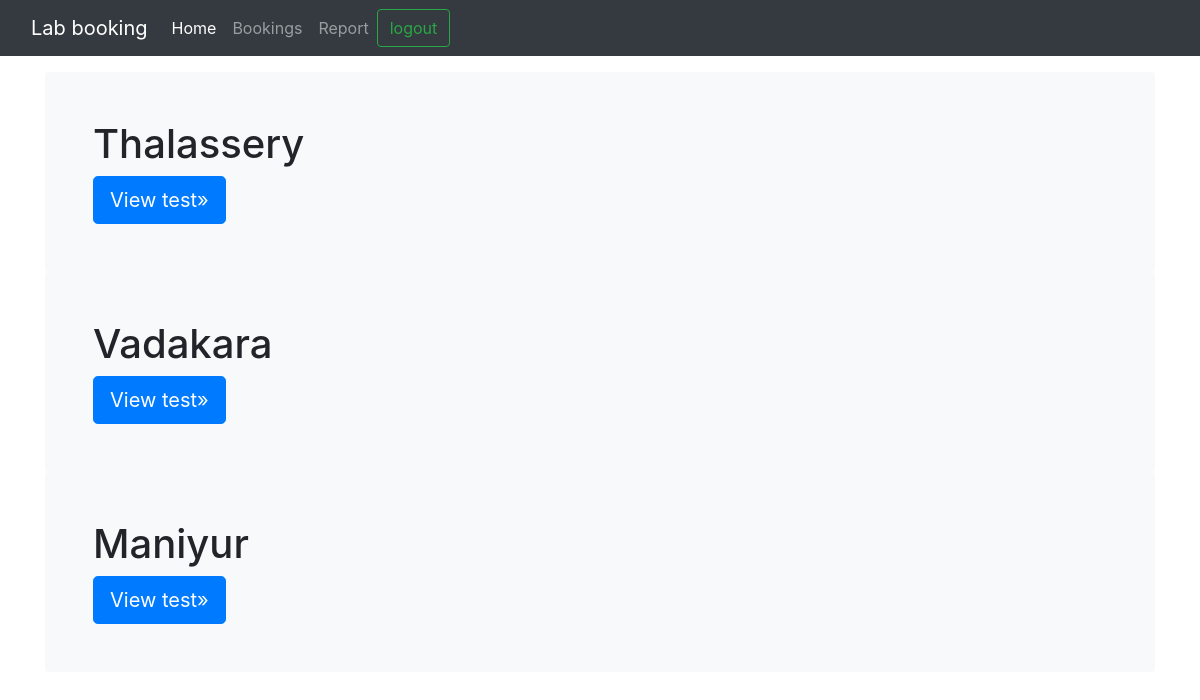
The page /vbranch on the database its author committed.
### account/models.py (models this page shows, shortened)
class Lab(models.Model):
    name=models.CharField(max_length=50)
    tech=models.OneToOneField(Tech, on_delete=models.CASCADE)
    Address=models.ForeignKey(Address, on_delete=models.CASCADE)

### User/views.py (the view)
# urls.py: path("vbranch",view_branch),
def view_branch(request):
    lab=Lab.objects.all()
    context={"branch":lab}
    context['home']=1
    return render(request,"user/branch.html",context)

### templates/user/branch.html
{% extends 'user/index.html' %}
{% block content %}
{% for i in branch %}
<main class="container">
    <div class="bg-light p-5 rounded">
      <h1>{{i.name}}</h1>
      <a class="btn btn-lg btn-primary" href="/vtest/{{i.id}}" role="button">View test&raquo;</a>
    </div>
  </main>
  {% endfor %}
{% endblock content %}

### static/navbar-top-fixed.css (style rules this page uses)
body { min-height: 75rem; padding-top: 4.5rem; }

### rows shown on the page
Lab: name "Thalassery"
Lab: name "Vadakara"
Lab: name "Maniyur"
